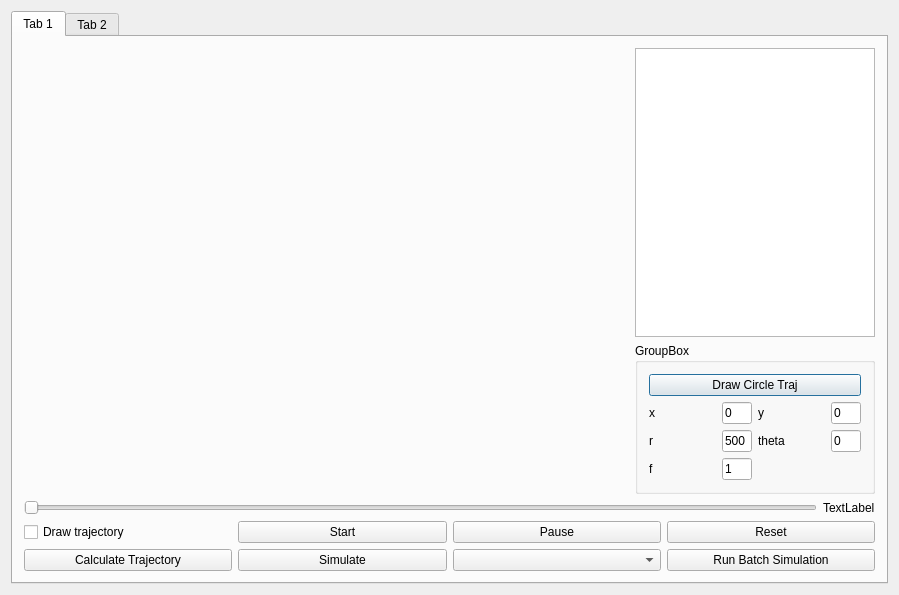
<?xml version="1.0" encoding="UTF-8"?>
<ui version="4.0">
 <class>Dialog</class>
 <widget class="QDialog" name="Dialog">
  <property name="geometry">
   <rect>
    <x>0</x>
    <y>0</y>
    <width>899</width>
    <height>595</height>
   </rect>
  </property>
  <property name="windowTitle">
   <string>motion-simulation</string>
  </property>
  <layout class="QGridLayout" name="gridLayout_2">
   <item row="0" column="0">
    <widget class="QTabWidget" name="tabWidget">
     <property name="currentIndex">
      <number>0</number>
     </property>
     <widget class="QWidget" name="tab">
      <attribute name="title">
       <string>Tab 1</string>
      </attribute>
      <layout class="QVBoxLayout" name="verticalLayout_5">
       <item>
        <layout class="QHBoxLayout" name="horizontalLayout">
         <item>
          <widget class="RenderArea" name="renderArea" native="true">
           <property name="minimumSize">
            <size>
             <width>605</width>
             <height>410</height>
            </size>
           </property>
           <property name="maximumSize">
            <size>
             <width>605</width>
             <height>410</height>
            </size>
           </property>
          </widget>
         </item>
         <item>
          <layout class="QVBoxLayout" name="verticalLayout_4">
           <item>
            <widget class="QTextEdit" name="textEdit">
             <property name="readOnly">
              <bool>true</bool>
             </property>
            </widget>
           </item>
           <item>
            <widget class="QGroupBox" name="groupBox">
             <property name="title">
              <string>GroupBox</string>
             </property>
             <layout class="QVBoxLayout" name="verticalLayout">
              <item>
               <widget class="QPushButton" name="circleTrajButton">
                <property name="text">
                 <string>Draw Circle Traj</string>
                </property>
               </widget>
              </item>
              <item>
               <layout class="QGridLayout" name="gridLayout_3">
                <item row="0" column="0">
                 <widget class="QLabel" name="label">
                  <property name="text">
                   <string>x</string>
                  </property>
                 </widget>
                </item>
                <item row="0" column="1">
                 <widget class="QLineEdit" name="xCircle">
                  <property name="maximumSize">
                   <size>
                    <width>30</width>
                    <height>16777215</height>
                   </size>
                  </property>
                  <property name="text">
                   <string>0</string>
                  </property>
                 </widget>
                </item>
                <item row="0" column="2">
                 <widget class="QLabel" name="label_2">
                  <property name="text">
                   <string>y</string>
                  </property>
                 </widget>
                </item>
                <item row="0" column="3">
                 <widget class="QLineEdit" name="yCircle">
                  <property name="maximumSize">
                   <size>
                    <width>30</width>
                    <height>16777215</height>
                   </size>
                  </property>
                  <property name="text">
                   <string>0</string>
                  </property>
                 </widget>
                </item>
                <item row="1" column="0">
                 <widget class="QLabel" name="label_3">
                  <property name="text">
                   <string>r</string>
                  </property>
                 </widget>
                </item>
                <item row="1" column="1">
                 <widget class="QLineEdit" name="rCircle">
                  <property name="maximumSize">
                   <size>
                    <width>30</width>
                    <height>16777215</height>
                   </size>
                  </property>
                  <property name="text">
                   <string>500</string>
                  </property>
                 </widget>
                </item>
                <item row="1" column="2">
                 <widget class="QLabel" name="label_4">
                  <property name="text">
                   <string>theta</string>
                  </property>
                 </widget>
                </item>
                <item row="1" column="3">
                 <widget class="QLineEdit" name="thetaCircle">
                  <property name="maximumSize">
                   <size>
                    <width>30</width>
                    <height>16777215</height>
                   </size>
                  </property>
                  <property name="text">
                   <string>0</string>
                  </property>
                 </widget>
                </item>
                <item row="2" column="0">
                 <widget class="QLabel" name="label_5">
                  <property name="text">
                   <string>f</string>
                  </property>
                 </widget>
                </item>
                <item row="2" column="1" colspan="2">
                 <widget class="QLineEdit" name="fCircle">
                  <property name="maximumSize">
                   <size>
                    <width>30</width>
                    <height>16777215</height>
                   </size>
                  </property>
                  <property name="text">
                   <string>1</string>
                  </property>
                 </widget>
                </item>
               </layout>
              </item>
             </layout>
            </widget>
           </item>
          </layout>
         </item>
        </layout>
       </item>
       <item>
        <layout class="QHBoxLayout" name="horizontalLayout_2">
         <item>
          <widget class="QSlider" name="horizontalSlider">
           <property name="orientation">
            <enum>Qt::Horizontal</enum>
           </property>
          </widget>
         </item>
         <item>
          <widget class="QLabel" name="sliderPosLabel">
           <property name="text">
            <string>TextLabel</string>
           </property>
          </widget>
         </item>
        </layout>
       </item>
       <item>
        <layout class="QGridLayout" name="gridLayout">
         <item row="0" column="1">
          <widget class="QPushButton" name="startButton">
           <property name="text">
            <string>Start</string>
           </property>
          </widget>
         </item>
         <item row="1" column="2">
          <widget class="QComboBox" name="simCombo"/>
         </item>
         <item row="0" column="2">
          <widget class="QPushButton" name="pauseButton">
           <property name="text">
            <string>Pause</string>
           </property>
          </widget>
         </item>
         <item row="0" column="3">
          <widget class="QPushButton" name="resetButton">
           <property name="text">
            <string>Reset</string>
           </property>
          </widget>
         </item>
         <item row="1" column="1">
          <widget class="QPushButton" name="simButton">
           <property name="text">
            <string>Simulate</string>
           </property>
          </widget>
         </item>
         <item row="1" column="3">
          <widget class="QPushButton" name="batchButton">
           <property name="text">
            <string>Run Batch Simulation</string>
           </property>
          </widget>
         </item>
         <item row="0" column="0">
          <widget class="QCheckBox" name="trajCheckbox">
           <property name="enabled">
            <bool>true</bool>
           </property>
           <property name="text">
            <string>Draw trajectory</string>
           </property>
           <property name="checkable">
            <bool>true</bool>
           </property>
          </widget>
         </item>
         <item row="1" column="0">
          <widget class="QPushButton" name="trajButton">
           <property name="text">
            <string>Calculate Trajectory</string>
           </property>
          </widget>
         </item>
        </layout>
       </item>
      </layout>
     </widget>
     <widget class="QWidget" name="tab_2">
      <attribute name="title">
       <string>Tab 2</string>
      </attribute>
      <widget class="QWidget" name="layoutWidget">
       <property name="geometry">
        <rect>
         <x>10</x>
         <y>9</y>
         <width>873</width>
         <height>449</height>
        </rect>
       </property>
       <layout class="QHBoxLayout" name="horizontalLayout_5">
        <item>
         <layout class="QVBoxLayout" name="verticalLayout_3">
          <item>
           <layout class="QHBoxLayout" name="horizontalLayout_4">
            <item>
             <widget class="QLabel" name="ballPosLabel">
              <property name="text">
               <string>Ball:</string>
              </property>
             </widget>
            </item>
            <item>
             <widget class="QPushButton" name="traj2Button">
              <property name="text">
               <string>Compute Trajectory</string>
              </property>
             </widget>
            </item>
           </layout>
          </item>
          <item>
           <widget class="FIRARenderArea" name="firaRenderArea" native="true">
            <property name="minimumSize">
             <size>
              <width>605</width>
              <height>410</height>
             </size>
            </property>
            <property name="maximumSize">
             <size>
              <width>605</width>
              <height>410</height>
             </size>
            </property>
           </widget>
          </item>
         </layout>
        </item>
        <item>
         <layout class="QVBoxLayout" name="verticalLayout_2">
          <item>
           <layout class="QHBoxLayout" name="horizontalLayout_3">
            <item>
             <widget class="QPushButton" name="startSending">
              <property name="text">
               <string>Start Sending</string>
              </property>
             </widget>
            </item>
            <item>
             <widget class="QPushButton" name="stopSending">
              <property name="text">
               <string>Stop Sending</string>
              </property>
             </widget>
            </item>
           </layout>
          </item>
          <item>
           <widget class="QPushButton" name="receiveButton">
            <property name="text">
             <string>Receive Data</string>
            </property>
           </widget>
          </item>
          <item>
           <widget class="QPlainTextEdit" name="receiveDataTextEdit"/>
          </item>
          <item>
           <widget class="QLineEdit" name="logFileLineEdit">
            <property name="text">
             <string>/home/robocup/motion-simulation/logs/1</string>
            </property>
           </widget>
          </item>
          <item>
           <widget class="QPushButton" name="writeLogButton">
            <property name="text">
             <string>Write Log</string>
            </property>
           </widget>
          </item>
          <item>
           <widget class="QPushButton" name="clearButton">
            <property name="text">
             <string>Clear</string>
            </property>
           </widget>
          </item>
         </layout>
        </item>
       </layout>
      </widget>
     </widget>
    </widget>
   </item>
  </layout>
 </widget>
 <layoutdefault spacing="6" margin="11"/>
 <customwidgets>
  <customwidget>
   <class>RenderArea</class>
   <extends>QWidget</extends>
   <header location="global">renderarea.h</header>
   <container>1</container>
  </customwidget>
  <customwidget>
   <class>FIRARenderArea</class>
   <extends>QWidget</extends>
   <header location="global">firarenderarea.h</header>
   <container>1</container>
  </customwidget>
 </customwidgets>
 <resources/>
 <connections>
  <connection>
   <sender>horizontalSlider</sender>
   <signal>valueChanged(int)</signal>
   <receiver>sliderPosLabel</receiver>
   <slot>setNum(int)</slot>
   <hints>
    <hint type="sourcelabel">
     <x>735</x>
     <y>440</y>
    </hint>
    <hint type="destinationlabel">
     <x>773</x>
     <y>437</y>
    </hint>
   </hints>
  </connection>
 </connections>
</ui>
